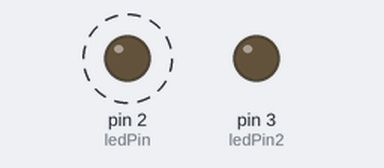
Simulated run of this sketch. Board: Arduino Uno, built with avr-gcc and run on an emulated ATmega328P. Shown: output pins drawn as LEDs (lit = HIGH). Dashed ring = blinking.

Above: at 0.5 s.
At 3.5 s:
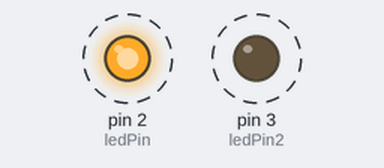
Timing chart, 0 to 4.6 s (numbered marks = the images above):
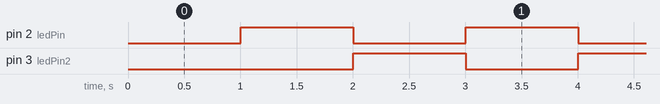

Measured:
- by itself, pin 2 (ledPin), pin 3 (ledPin2): alternates HIGH for 1.0 s and LOW for 1.0 s

The sketch:

BlinkMicro.ino
```cpp
const int ledPin =  2;      // the number of the LED pin
const int ledPin2 = 3;
// Variables will change:
int ledState = LOW;// ledState used to set the LED
long previousMillis = 0;        // will store last time LED was updated

long interval = 1000;           // interval at which to blink (milliseconds)

void setup() {
  pinMode(ledPin, OUTPUT);
  pinMode(ledPin2, OUTPUT);
}

void loop()
{
  unsigned long currentMillis = millis();

  if(currentMillis - previousMillis > interval) {
    previousMillis = currentMillis;

    // if the LED is off turn it on and vice-versa:
    if (ledState == LOW)
      ledState = HIGH;
    else
      ledState = LOW;

    // set the LED with the ledState of the variable:
    digitalWrite(ledPin, ledState);
    digitalWrite(ledPin2, !(ledState));
  }
}
```
